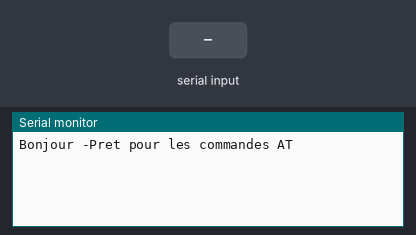
Bench run of a sketch on a simulated Arduino Uno, built with avr-gcc and run on an emulated ATmega328P. On the bench: the last lines printed to the serial monitor. The test bench sets the inputs (shaded band).

Above: at 2.2 s.
2.3 s: "1" received over the second serial link
At 3.5 s:
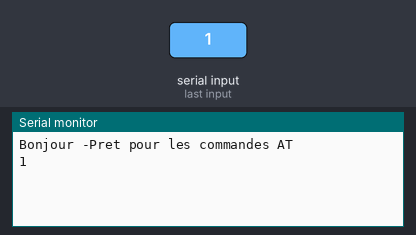
3.8 s: "0" received over the second serial link
At 4.9 s:
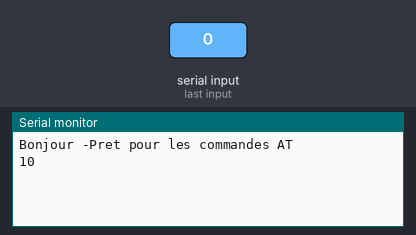

Measured:
- after the input at 2.3 s, the serial monitor: prints a new line at once (image 1)
- after the input at 3.8 s, the serial monitor: prints a new line at once (image 2)

The sketch:

HC05.ino
```cpp
#include <SoftwareSerial.h>
SoftwareSerial BlueT(11,3);
void setup() {
  // put your setup code here, to run once:
  Serial.begin(9600);
  delay(500);
  Serial.println("Bonjour -Pret pour les commandes AT");
  BlueT.begin(38400);
  delay(500);

}

void loop() {
  // put your main code here, to run repeatedly:
  while (BlueT.available()) {
  Serial.print(char(BlueT.read())); }
  while (Serial.available()) {
  BlueT.write(char(Serial.read())); }


}
```
